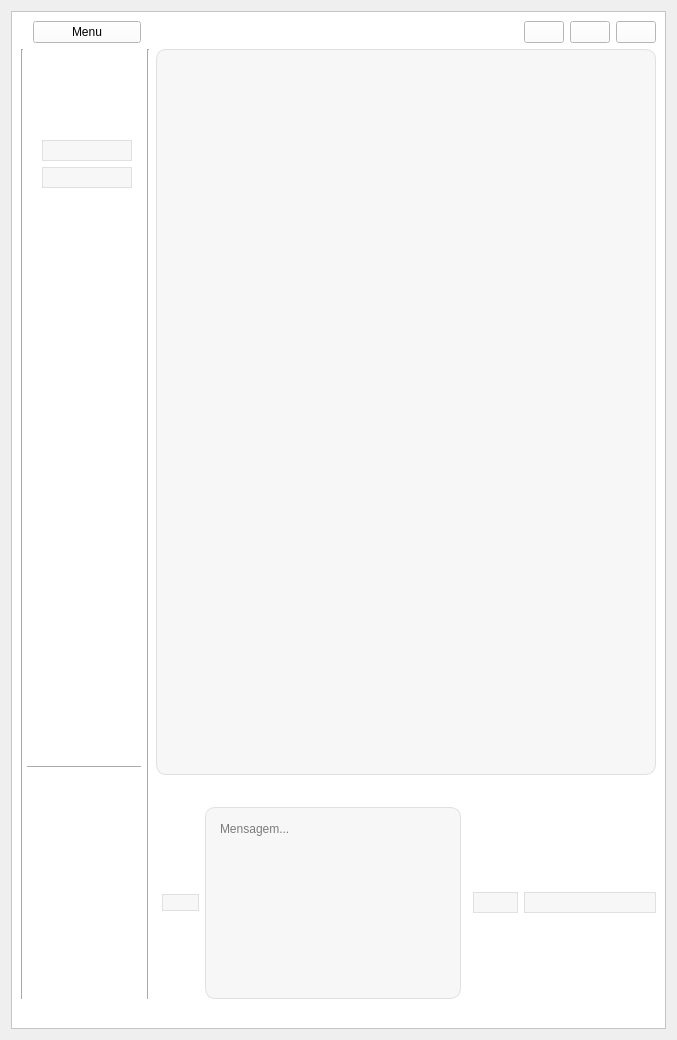
      <widget class="QWidget" name="page_4">
       <layout class="QGridLayout" name="gridLayout_3">
        <item row="1" column="0">
         <widget class="QFrame" name="frame_4">
          <property name="styleSheet">
           <string notr="true">background-color: white;</string>
          </property>
          <property name="frameShape">
           <enum>QFrame::StyledPanel</enum>
          </property>
          <property name="frameShadow">
           <enum>QFrame::Raised</enum>
          </property>
          <layout class="QGridLayout" name="gridLayout_4">
           <item row="1" column="4" rowspan="3" colspan="6">
            <widget class="QTextEdit" name="html_chat">
             <property name="minimumSize">
              <size>
               <width>0</width>
               <height>547</height>
              </size>
             </property>
             <property name="maximumSize">
              <size>
               <width>16777215</width>
               <height>16777215</height>
              </size>
             </property>
             <property name="styleSheet">
              <string notr="true">            QTextEdit {
          
                border: 1px solid #E0E0E0;
                padding: 10px;
                border-radius: 10px;
                background-color: #F7F7F7;
                color: black;  /* Cor do texto preto */
                font-family: Arial;
                font-size: 14px;
            }</string>
             </property>
            </widget>
           </item>
           <item row="0" column="9">
            <layout class="QGridLayout" name="gridLayout_14">
             <item row="0" column="0">
              <widget class="QPushButton" name="close_window_button">
               <property name="text">
                <string/>
               </property>
               <property name="icon">
                <iconset resource="../Qss/icons/_icons.qrc">
                 <normaloff>:/feather/icons/feather/window_close.png</normaloff>:/feather/icons/feather/window_close.png</iconset>
               </property>
              </widget>
             </item>
             <item row="0" column="1">
              <widget class="QPushButton" name="minimize_window_button">
               <property name="text">
                <string/>
               </property>
               <property name="icon">
                <iconset resource="../Qss/icons/_icons.qrc">
                 <normaloff>:/feather/icons/feather/window_minimize.png</normaloff>:/feather/icons/feather/window_minimize.png</iconset>
               </property>
              </widget>
             </item>
             <item row="0" column="2">
              <widget class="QPushButton" name="restore_window_button">
               <property name="text">
                <string/>
               </property>
               <property name="icon">
                <iconset resource="../Qss/icons/_icons.qrc">
                 <normaloff>:/feather/icons/feather/maximize-2.png</normaloff>:/feather/icons/feather/maximize-2.png</iconset>
               </property>
               <property name="iconSize">
                <size>
                 <width>16</width>
                 <height>16</height>
                </size>
               </property>
              </widget>
             </item>
            </layout>
           </item>
           <item row="0" column="2">
            <widget class="QCustomQPushButton" name="pushButton_16">
             <property name="text">
              <string>Menu</string>
             </property>
            </widget>
           </item>
           <item row="5" column="5">
            <widget class="QCustomQPushButton" name="atach_file">
             <property name="styleSheet">
              <string notr="true">            QPushButton {
                background-color: #F7F7F7;
                border: 1px solid #E0E0E0;
                border-radius: 13px;  /* Borda arredondada (círculo) */
                color: black;  /* Cor do texto alterada para preto */
                font-size: 13px;  /* Ajuste do tamanho do ícone */
            }
            QPushButton:hover {
                background-color: #EDEDED;
            }
            QPushButton:pressed {
                background-color: #DCDCDC;
            }</string>
             </property>
             <property name="text">
              <string/>
             </property>
             <property name="icon">
              <iconset resource="../Qss/icons/_icons.qrc">
               <normaloff>:/font_awesome_solid/icons/font_awesome/solid/file-arrow-down.png</normaloff>:/font_awesome_solid/icons/font_awesome/solid/file-arrow-down.png</iconset>
             </property>
             <property name="iconSize">
              <size>
               <width>22</width>
               <height>26</height>
              </size>
             </property>
            </widget>
           </item>
           <item row="1" column="2">
            <widget class="QCustomSlideMenu" name="widget" native="true">
             <property name="minimumSize">
              <size>
               <width>0</width>
               <height>711</height>
              </size>
             </property>
             <property name="maximumSize">
              <size>
               <width>16777215</width>
               <height>546</height>
              </size>
             </property>
             <layout class="QGridLayout" name="gridLayout_10">
              <item row="1" column="0">
               <layout class="QGridLayout" name="gridLayout_11">
                <item row="1" column="0">
                 <widget class="QCustomQPushButton" name="view_threads">
                  <property name="maximumSize">
                   <size>
                    <width>90</width>
                    <height>30</height>
                   </size>
                  </property>
                  <property name="styleSheet">
                   <string notr="true">            QPushButton {
                background-color: #F7F7F7;
                border: 1px solid #E0E0E0;
                border-radius: 13px;  /* Borda arredondada (círculo) */
                color: black;  /* Cor do texto alterada para preto */
                font-size: 16px;  /* Ajuste do tamanho do ícone */
            }
            QPushButton:hover {
                background-color: #EDEDED;
            }
            QPushButton:pressed {
                background-color: #DCDCDC;
            }</string>
                  </property>
                  <property name="text">
                   <string/>
                  </property>
                  <property name="icon">
                   <iconset resource="../Qss/icons/_icons.qrc">
                    <normaloff>:/feather/icons/feather/activity.png</normaloff>:/feather/icons/feather/activity.png</iconset>
                  </property>
                  <property name="iconSize">
                   <size>
                    <width>24</width>
                    <height>24</height>
                   </size>
                  </property>
                 </widget>
                </item>
                <item row="2" column="0">
                 <spacer name="verticalSpacer_3">
                  <property name="orientation">
                   <enum>Qt::Vertical</enum>
                  </property>
                  <property name="sizeHint" stdset="0">
                   <size>
                    <width>20</width>
                    <height>40</height>
                   </size>
                  </property>
                 </spacer>
                </item>
                <item row="0" column="0">
                 <widget class="QCustomQPushButton" name="settings_agent">
                  <property name="minimumSize">
                   <size>
                    <width>90</width>
                    <height>0</height>
                   </size>
                  </property>
                  <property name="maximumSize">
                   <size>
                    <width>90</width>
                    <height>30</height>
                   </size>
                  </property>
                  <property name="styleSheet">
                   <string notr="true">            QPushButton {
                background-color: #F7F7F7;
                border: 1px solid #E0E0E0;
                border-radius: 13px;  /* Borda arredondada (círculo) */
                color: black;  /* Cor do texto alterada para preto */
                font-size: 16px;  /* Ajuste do tamanho do ícone */
            }
            QPushButton:hover {
                background-color: #EDEDED;
            }
            QPushButton:pressed {
                background-color: #DCDCDC;
            }</string>
                  </property>
                  <property name="text">
                   <string/>
                  </property>
                  <property name="icon">
                   <iconset resource="../Qss/icons/_icons.qrc">
                    <normaloff>:/feather/icons/feather/settings.png</normaloff>:/feather/icons/feather/settings.png</iconset>
                  </property>
                  <property name="iconSize">
                   <size>
                    <width>24</width>
                    <height>24</height>
                   </size>
                  </property>
                 </widget>
                </item>
               </layout>
              </item>
             </layout>
            </widget>
           </item>
           <item row="2" column="1" colspan="2">
            <widget class="Line" name="line_3">
             <property name="orientation">
              <enum>Qt::Horizontal</enum>
             </property>
            </widget>
           </item>
           <item row="1" column="0" rowspan="5" colspan="2">
            <widget class="Line" name="line_2">
             <property name="orientation">
              <enum>Qt::Vertical</enum>
             </property>
            </widget>
           </item>
           <item row="1" column="3" rowspan="5">
            <widget class="Line" name="line_6">
             <property name="minimumSize">
              <size>
               <width>0</width>
               <height>0</height>
              </size>
             </property>
             <property name="orientation">
              <enum>Qt::Vertical</enum>
             </property>
            </widget>
           </item>
           <item row="5" column="8">
            <widget class="QCustomQPushButton" name="send_mensage">
             <property name="styleSheet">
              <string notr="true">            QPushButton {
                background-color: #F7F7F7;
                border: 1px solid #E0E0E0;
                border-radius: 13px;  /* Borda arredondada (círculo) */
                color: black;  /* Cor do texto alterada para preto */
                font-size: 16px;  /* Ajuste do tamanho do ícone */
            }
            QPushButton:hover {
                background-color: #EDEDED;
            }
            QPushButton:pressed {
                background-color: #DCDCDC;
            }</string>
             </property>
             <property name="text">
              <string/>
             </property>
             <property name="icon">
              <iconset resource="../Qss/icons/_icons.qrc">
               <normaloff>:/feather/icons/feather/send.png</normaloff>:/feather/icons/feather/send.png</iconset>
             </property>
             <property name="iconSize">
              <size>
               <width>27</width>
               <height>27</height>
              </size>
             </property>
            </widget>
           </item>
           <item row="5" column="9">
            <widget class="QCustomQPushButton" name="pushButton_6">
             <property name="styleSheet">
              <string notr="true">            QPushButton {
                background-color: #F7F7F7;
                border: 1px solid #E0E0E0;
                border-radius: 13px;  /* Borda arredondada (círculo) */
                color: black;  /* Cor do texto alterada para preto */
                font-size: 16px;  /* Ajuste do tamanho do ícone */
            }
            QPushButton:hover {
                background-color: #EDEDED;
            }
            QPushButton:pressed {
                background-color: #DCDCDC;
            }</string>
             </property>
             <property name="text">
              <string/>
             </property>
             <property name="icon">
              <iconset resource="../Qss/icons/_icons.qrc">
               <normaloff>:/feather/icons/feather/mic.png</normaloff>:/feather/icons/feather/mic.png</iconset>
             </property>
             <property name="iconSize">
              <size>
               <width>27</width>
               <height>27</height>
              </size>
             </property>
            </widget>
           </item>
           <item row="5" column="6">
            <widget class="QTextEdit" name="mensage_input">
             <property name="minimumSize">
              <size>
               <width>0</width>
               <height>50</height>
              </size>
             </property>
             <property name="maximumSize">
              <size>
               <width>16777215</width>
               <height>16777215</height>
              </size>
             </property>
             <property name="styleSheet">
              <string notr="true">            QTextEdit {
                border: 1px solid #E0E0E0;
                padding: 10px;
                border-radius: 10px;
                background-color: #F7F7F7;
                color: black;  /* Cor do texto alterada para preto */
            }</string>
             </property>
             <property name="placeholderText">
              <string>Mensagem...</string>
             </property>
            </widget>
           </item>
           <item row="4" column="6">
            <spacer name="verticalSpacer_2">
             <property name="orientation">
              <enum>Qt::Vertical</enum>
             </property>
             <property name="sizeType">
              <enum>QSizePolicy::Minimum</enum>
             </property>
             <property name="sizeHint" stdset="0">
              <size>
               <width>20</width>
               <height>20</height>
              </size>
             </property>
            </spacer>
           </item>
           <item row="6" column="6">
            <spacer name="verticalSpacer_4">
             <property name="orientation">
              <enum>Qt::Vertical</enum>
             </property>
             <property name="sizeType">
              <enum>QSizePolicy::Minimum</enum>
             </property>
             <property name="sizeHint" stdset="0">
              <size>
               <width>20</width>
               <height>20</height>
              </size>
             </property>
            </spacer>
           </item>
          </layout>
          <zorder>html_chat</zorder>
          <zorder>line_6</zorder>
          <zorder>line_2</zorder>
          <zorder>line_3</zorder>
          <zorder>send_mensage</zorder>
          <zorder>pushButton_6</zorder>
          <zorder>widget</zorder>
          <zorder>pushButton_16</zorder>
          <zorder>atach_file</zorder>
          <zorder>mensage_input</zorder>
          <zorder>verticalSpacer_2</zorder>
          <zorder>verticalSpacer_4</zorder>
         </widget>
        </item>
       </layout>
      </widget>
